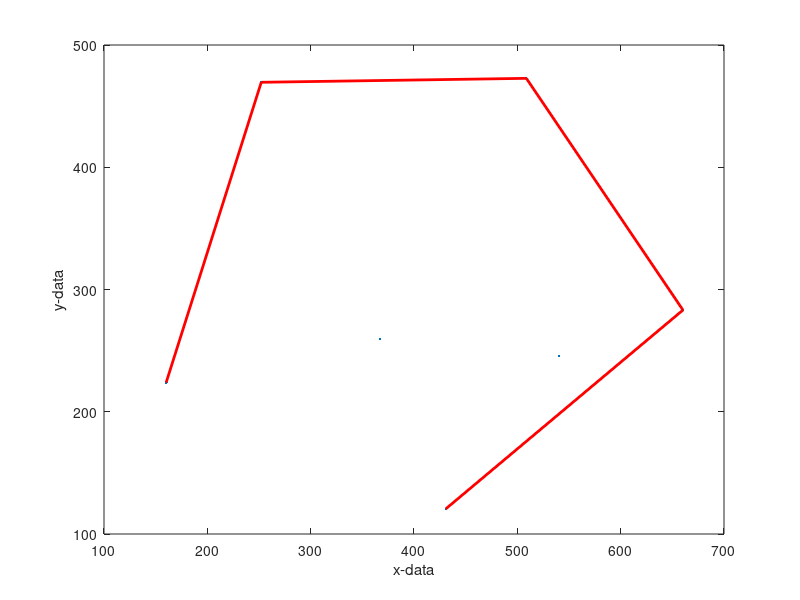

Recreate this plot in MATLAB.

%
%% Begin of function
%V = [InputData(1:3,:)]; I = [1:3]'; % Take first three points as initialization
clear
x=[ 160.1671 366.9226 430.7894 540.1208 660.2771 508.7287 252.1787]';
y=[ 223.9615 259.5000 120.5769 245.5000 283.1923 472.7308 469.5000]';
plot(x,y,'b.')
    InputData=[x,y];
    V = InputData(1:3,:); 
    I = 1:3; I=I'; % Take first three points as initialization
    for k=4:length(InputData)
    % Initialization
    pk = InputData(k,:); 
    sup_ver = [];
    ind = []; index = [];
    % End of initialization

    % Localization step
        for i=1:length(V)                       
            vi = V(i,:);O = [];
            for j=1:length(V)
                if i~=j
                    vj = V(j,:);
                    O(j) = det([1 pk;1 vi; 1 vj]);  % Calculate the orientation matrix
                end
            end
            O(O==0) = [];
            if (numel(unique(sign(O)))==1)==1    % if there is a supporting vertex
                sup_ver = [sup_ver;vi];          % accumulate supporting vertices
            end
        end
    % End of localization step

    % Restructure step
        if isempty(sup_ver)==0            % if the point is outside of the hull shape
            P1 = sup_ver(1,:); 
            P2 = sup_ver(2,:); 
            P3 = pk;
            s  = det([P1-P2;P3-P1]);
            n  = 1;

            % Resolving of the PIT problem 
            while n<=length(V)            
                P = V(n,:);
                if P~=P1 & P~=P2 & P~=pk & (s*det([P3-P;P2-P3])>=0 &  ...      % if the query point P inside the triangle (vi,pk,vj)
                        s*det([P1-P;P3-P1])>=0 & s*det([P2-P;P1-P2])>=0)==1
                    V(n,:) = []; 
                    I(n) = [];
                    n = n-1;
                end
                n = n+1;
            end
            % End of resolving the ¨PIT problem

            ind(1) = find(V==P1(:,1));            % Find the position of the 1st supprting vertex
            ind(2) = find(V==P2(:,1));            % Find the position of the 2nd supprting vertex
            index  = find(InputData==pk(:,1));    % Finde the position of the new vertex

            % Updating V and I
            if ind(2)-ind(1)==1
                V = [V(1:ind(1),:);pk;V(ind(1)+1:end,:)];   % Insert the new vertex into V
                I = [I(1:ind(1)); index ;I(ind(1)+1:end)];  % Update indexes I
            else
                V = [pk;V];                                 % Insert the new vertex into V
                I = [index ; I];                            % Update indexes I
            end
            % End of updating V and I
        end
    % End of the Restructure step
    end
  %  time(nt) = cputime-start;
%  end
% V = vertcat(V,V(1,:));
% I = vertcat(I,I(1));
 plot(InputData(:,1),InputData(:,2),'.')
   hold on
   plot(V(:,1), V(:,2), 'r-','LineWidth',2)
   xlabel('x-data');
   ylabel('y-data');

